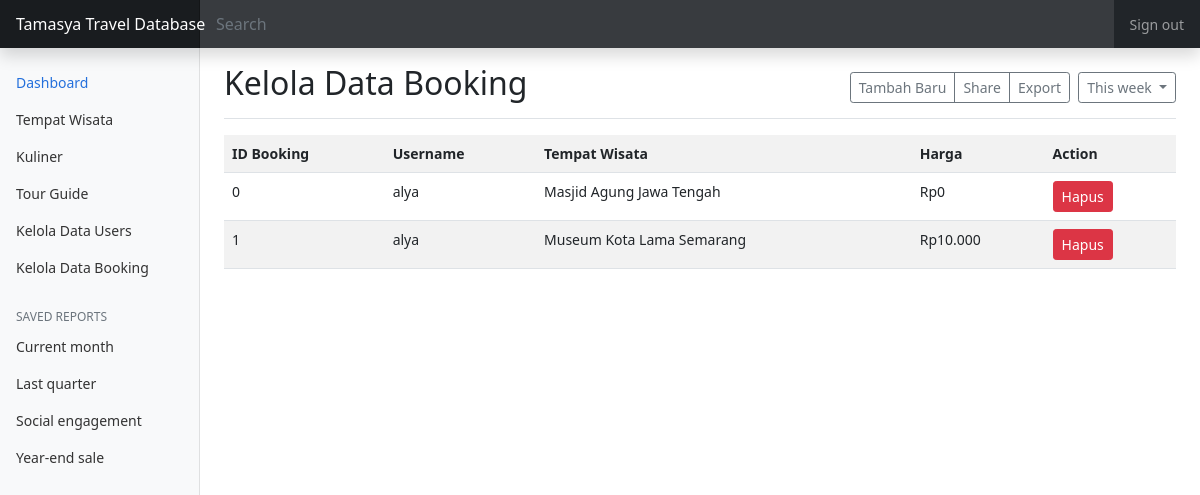
The page /cobaprojek/explore.php?page=kelola_booking on the database its author committed.
### tables this page shows
CREATE TABLE `booking` (
  `id_booking` int(11) NOT NULL,
  `username` varchar(100) NOT NULL,
  `id_wisata` int(11) NOT NULL
);

CREATE TABLE `tempat_wisata` (
  `id_wisata` int(11) NOT NULL,
  `nama_wisata` varchar(100) NOT NULL,
  `deskripsi` varchar(256) NOT NULL,
  `harga` varchar(100) NOT NULL,
  `foto` varchar(256) NOT NULL
);

### cobaprojek/pages/kelola_booking.php (the view, shortened to what this page needs)
<div class="d-flex justify-content-between flex-wrap flex-md-nowrap align-items-center pt-3 pb-2 mb-3 border-bottom">
    <h1 class="h2">Kelola Data Booking</h1>
    <div class="btn-toolbar mb-2 mb-md-0">
      <div class="btn-group me-2">
        <a href="#" class="btn btn-sm btn-outline-secondary">Tambah Baru</a>
        <button type="button" class="btn btn-sm btn-outline-secondary">Share</button>
        <button type="button" class="btn btn-sm btn-outline-secondary">Export</button>
      </div>
      <button type="button" class="btn btn-sm btn-outline-secondary dropdown-toggle">
        This week
      </button>
    </div>
</div>
<?php
    $sql = "select b.id_booking,b.username,a.nama_wisata,a.harga from booking b,tempat_wisata a where b.id_wisata=a.id_wisata order by b.id_booking asc";
    $result = mysqli_query($koneksi,$sql);
?>
<table class="table table-striped">
    <tr>
        <th>ID Booking</th>
        <th>Username</th>
        <th>Tempat Wisata</th>
        <th>Harga</th>
        <th>Action</th>
    </tr>
    <?php
    while($row = mysqli_fetch_assoc($result))
    {
        echo "<tr>
            <td>".$row['id_booking']."</td>
            <td>".$row['username']."</td>
            <td>".$row['nama_wisata']."</td>
            <td>".$row['harga']."</td>
            <td><a href='#".$row['id_booking']."' class='btn btn-sm btn-danger'>Hapus</a></td>
        </tr>";
    }
    ?>
</table>

### cobaprojek/explore.php (shortened to what this page needs)
<!doctype html>
<html lang="en">
  <head>
    <link href="assets/bootstrap/css/bootstrap.min.css" rel="stylesheet">
    <link href="assets/css/dashboard.css" rel="stylesheet">
  </head>
  <body>
<header class="navbar navbar-dark sticky-top bg-dark flex-md-nowrap p-0 shadow">
  <a class="navbar-brand col-md-3 col-lg-2 me-0 px-3" href="index.php">Tamasya Travel Database</a>
  <input class="form-control form-control-dark w-100" type="text" placeholder="Search" aria-label="Search">
  <div class="navbar-nav">
    <div class="nav-item text-nowrap">
      <a class="nav-link px-3" href="index.php">Sign out</a>
    </div>
  </div>
</header>
<div class="container-fluid">
  <div class="row">
    <nav id="sidebarMenu" class="col-md-3 col-lg-2 d-md-block bg-light sidebar collapse">
      <div class="position-sticky pt-3">
        <ul class="nav flex-column">
          <li class="nav-item">
            <a class="nav-link active" aria-current="page" href="?page=welcome">
              Dashboard
            </a>
          </li>
          <li class="nav-item">
            <a class="nav-link" href="?page=wisata">
              Tempat Wisata
            </a>
          </li>
          <li class="nav-item">
            <a class="nav-link" href="?page=kuliner">
              Kuliner
            </a>
          </li>
          <li class="nav-item">
            <a class="nav-link" href="?page=guide">
              Tour Guide
            </a>
          </li>
          <li class="nav-item">
            <a class="nav-link" href="?page=kelola_user">
              Kelola Data Users
            </a>
          </li>
          <li class="nav-item">
            <a class="nav-link" href="?page=kelola_booking">
              Kelola Data Booking
            </a>
          </li>
        </ul>
        <h6 class="sidebar-heading d-flex justify-content-between align-items-center px-3 mt-4 mb-1 text-muted">
          <span>Saved reports</span>
        </h6>
        <ul class="nav flex-column mb-2">
          <li class="nav-item">
            <a class="nav-link" href="#">
              Current month
            </a>
          </li>
          <li class="nav-item">
            <a class="nav-link" href="#">
              Last quarter
            </a>
          </li>
          <li class="nav-item">
            <a class="nav-link" href="#">
              Social engagement
            </a>
          </li>
          <li class="nav-item">
            <a class="nav-link" href="#">
              Year-end sale
            </a>
          </li>
        </ul>
      </div>
    </nav>
    <main class="col-md-9 ms-sm-auto col-lg-10 px-md-4">
    <?php
            if(isset($_GET['page']) == false)
            {
                $halaman = "welcome";
            }
            else
            {
                $halaman = $_GET['page'];
            }
            require_once "pages/".$halaman.".php";
        ?>
    </main>
  </div>
</div>
  </body>
</html>

### cobaprojek/assets/css/dashboard.css (style rules this page uses)
body { font-size: .875rem; }
.sidebar { position: fixed; top: 0; bottom: 0; left: 0; z-index: 100; padding: 48px 0 0; box-shadow: inset -1px 0 0 rgba(0, 0, 0, .1); }
.sidebar .nav-link { font-weight: 500; color: #333; }
.sidebar .nav-link.active { color: #2470dc; }
.sidebar-heading { font-size: .75rem; text-transform: uppercase; }
.navbar-brand { padding-top: .75rem; padding-bottom: .75rem; font-size: 1rem; background-color: rgba(0, 0, 0, .25); box-shadow: inset -1px 0 0 rgba(0, 0, 0, .25); }
.navbar .form-control { padding: .75rem 1rem; border-width: 0; border-radius: 0; }
.form-control-dark { color: #fff; background-color: rgba(255, 255, 255, .1); border-color: rgba(255, 255, 255, .1); }

### rows shown on the page
booking: id_booking "0", username "alya", id_wisata.nama_wisata "Masjid Agung Jawa Tengah", id_wisata.harga "Rp0"
booking: id_booking "1", username "alya", id_wisata.nama_wisata "Museum Kota Lama Semarang", id_wisata.harga "Rp10.000"
